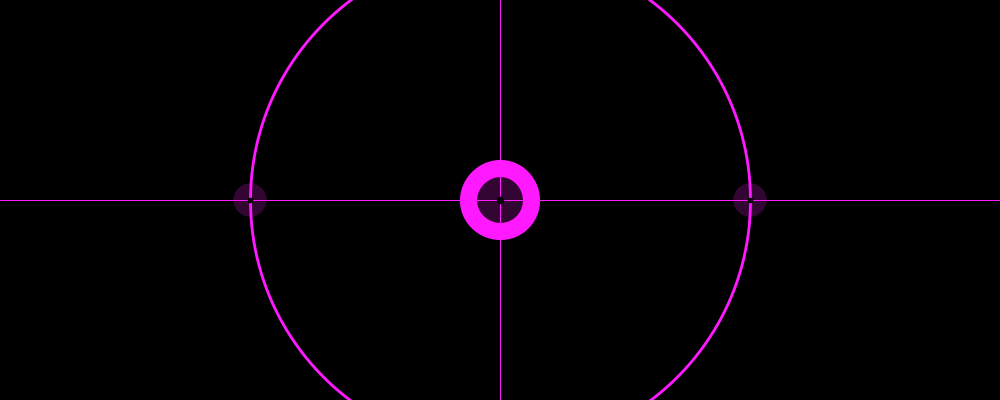
Frame 1 (no input)
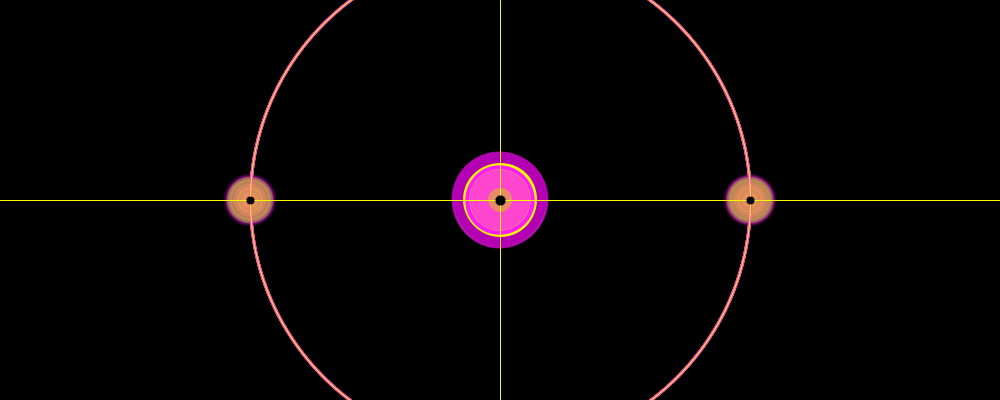
Frame 60 (the mouse pressed at the canvas centre just before this capture)
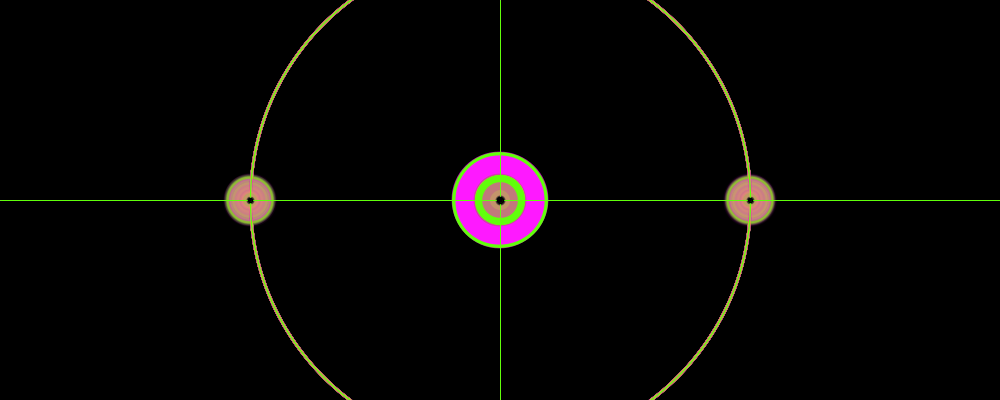
Frame 120 (the mouse held since frame 60 and released just before this capture)

The Processing sketch that drew these frames (run headless with seeded random() and noise(); from frame 60 on, the mouse is pressed at the canvas centre):

// Processing sketch: processing_117864
// ── processing_117864.pde

/* 
click to edit the sketch
*/

color[] palette1 = {#61FF0B, #FE19FF, #B200B2, #FFF900};
color[] palette2 = {#1A00B2, #3B19FF, #1FFF1D, #2B1140};

void setup() {
 size (1000, 400); 
 background(0);
 smooth();
}

void draw() {
  
  float x = random(50);
  float b = random(4);
  
  noFill();
  stroke(palette1[int(b)]);
  strokeWeight(random(3));
  ellipse(width/2, height/2, 500, 500); 
  strokeWeight(1);
  line(0, height/2, width, height/2);
  line(width/2, height, width/2, 0);
  
  strokeWeight(random(5));
  stroke(palette1[int(b)], 20);
  fill(palette1[int(b)], 50);
  ellipse(250, height/2, x, x);
  
  strokeWeight(random(20));
  stroke(palette1[int(b)]);
  fill(palette1[int(b)], 50);
  ellipse(500, height/2, x+30, x+30);
  
  strokeWeight(random(5));
  stroke(palette1[int(b)], 20);
  fill(palette1[int(b)], 50);
  ellipse(750, height/2, x, x);
  
  fill(0);
  stroke(random(3));
  ellipse(250, height/2, 4, 4);
  ellipse(750, height/2, 4, 4);
  ellipse(500, height/2, 6, 6);
}

void mousePressed() {
  float x = random(600);
  float x1 = random(800);
  float b = random(4);
  
  if (x < 200) {
  strokeWeight(random(3));
  stroke(palette2[int(b)], 70);
  fill(palette2[int(b)], 90);
  ellipse(250, height/2, x, x);
  
  strokeWeight(random(3));
  stroke(palette2[int(b)], 70);
  fill(palette2[int(b)], 90);
  ellipse(750, height/2, x, x);
  
   } if (x < 300) {
    noFill();
    stroke(palette1[int(b)], 30);
    strokeWeight(random(20));
    ellipse(250, height/2, x, x);
    
    noFill();
    stroke(palette1[int(b)], 30);
    strokeWeight(random(20));
    ellipse(750, height/2, x, x);
    
    } else {
    fill(0);
    ellipse(250, height/2, x, x);
    ellipse(750, height/2, x, x);
    
    fill(0);
    ellipse(250, height/2, x, x);
    ellipse(750, height/2, x, x);
  }
  
  
  if (x1 > 400) {
  strokeWeight(random(20));
  stroke(palette2[int(b)]);
  fill(palette2[int(b)], 60);
  ellipse(500, height/2, x1, x1);
  } else {
  strokeWeight(random(20));
  stroke(0);
  fill(palette2[int(b)], 60);
  ellipse(500, height/2, x1, x1);
 }
}
